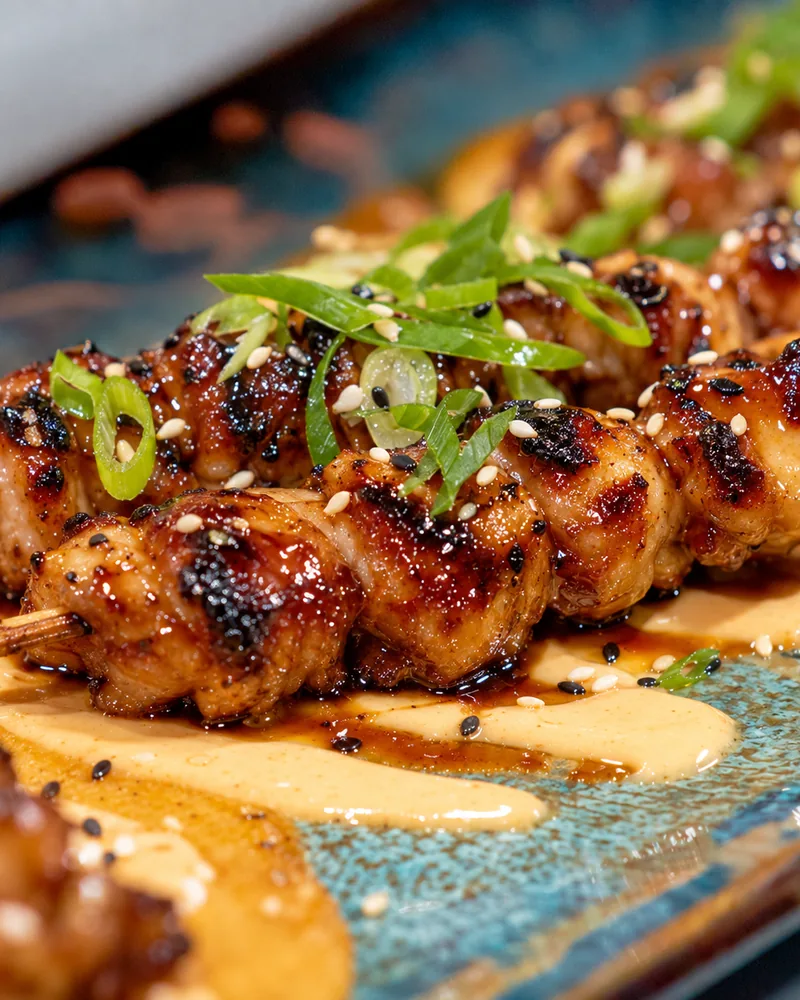
#> input picture src/assets/photos/yakitori.webp, 800 x 1000 px, given in place of yakitori.png, which was not available
$ python build-photos.py
#> lines starting #> are read from the running program, lines starting #| are printed output that depends on the picture; pictures that were not available may be replaced by others from this repository, and a replacement may not be noted
#> in load, returned value is the input picture: PIL image 800x1000 RGB; mean R, G, B 143.7, 108.6, 68.4
"""
Genera las fotografías del menú en WebP 4:5 dentro de src/assets/photos/.

Las fuentes son las fotos que el propio Tío Navaja entregó para el brochure
de boquitas. Sólo se usan platos que aparecen igual en el menú corporativo;
las fuentes no se versionan aquí para no inflar el repo, así que el script
las busca donde suelen estar. Si están en otro sitio:

    TN_BOQUITAS_SRC=/ruta/a/assets-src python3 assets-src/build-photos.py

Los originales sin recortar del cliente están en ~/Desktop/TN_Brochures/Boquitas,
pero con otros nombres: la fuente que usa este script es la carpeta `assets-src`
del proyecto tio-navaja-boquitas.

Uso:  python3 assets-src/build-photos.py
"""
from PIL import Image
import os
import sys

HERE = os.path.dirname(os.path.abspath(__file__))
CLIENTES = os.path.expanduser(
    '~/Library/Mobile Documents/com~apple~CloudDocs/IA/Clientes'
)
CANDIDATES = [
    os.environ.get('TN_BOQUITAS_SRC'),
    os.path.join(HERE, '..', '..', 'tio-navaja-boquitas', 'assets-src'),
    os.path.join(CLIENTES, 'PARA PRUEBAS', 'tio-navaja-boquitas', 'assets-src'),
    os.path.join(CLIENTES, 'TIO NAVAJA', 'tio-navaja-boquitas', 'assets-src'),
]
SRC = next((c for c in CANDIDATES if c and os.path.isdir(c)), None)
if SRC is None:
    sys.exit(
        'No encuentro las fotos fuente. Pasa la carpeta con TN_BOQUITAS_SRC=...\n'
        'Buscadas:\n  ' + '\n  '.join(c for c in CANDIDATES if c)
    )

OUT = os.path.join(HERE, '..', 'src', 'assets', 'photos')
os.makedirs(OUT, exist_ok=True)

TARGET = (800, 1000)  # 4:5, suficiente para la tarjeta y el modal en retina


def crop_45(im, box=None, anchor=0.5):
    """Recorta a 4:5. `anchor` mueve el encuadre vertical (0 = arriba)."""
#> called with anchor = 0.5
    if box:
        im = im.crop(box)
    w, h = im.size
#> w = 800; h = 1000
    if w / h > 0.8:                      # sobra ancho
        nw = round(h * 0.8)
        left = round((w - nw) / 2)
        im = im.crop((left, 0, left + nw, h))
    else:                                # sobra alto
        nh = round(w / 0.8)
#> nh = 1000
        top = max(0, min(h - nh, round((h - nh) * anchor)))
#> top = 0
        im = im.crop((0, top, w, top + nh))
    return im.resize(TARGET, Image.LANCZOS)


def save(im, name):
#> called with name = 'yakitori'
    path = os.path.join(OUT, f'{name}.webp')
    im.save(path, 'WEBP', quality=82, method=6)
    print(f'{name}.webp  {os.path.getsize(path) // 1024} kB')
#| yakitori.webp  115 kB


def load(n):
    return Image.open(os.path.join(SRC, n)).convert('RGB')


# ── Platos con foto propia ───────────────────────────────────────────────
save(crop_45(load('yakitori.png')), 'yakitori')
save(crop_45(load('carimanola.png')), 'carimanola')
#> call 2 of load, with n = 'carimanola.png'
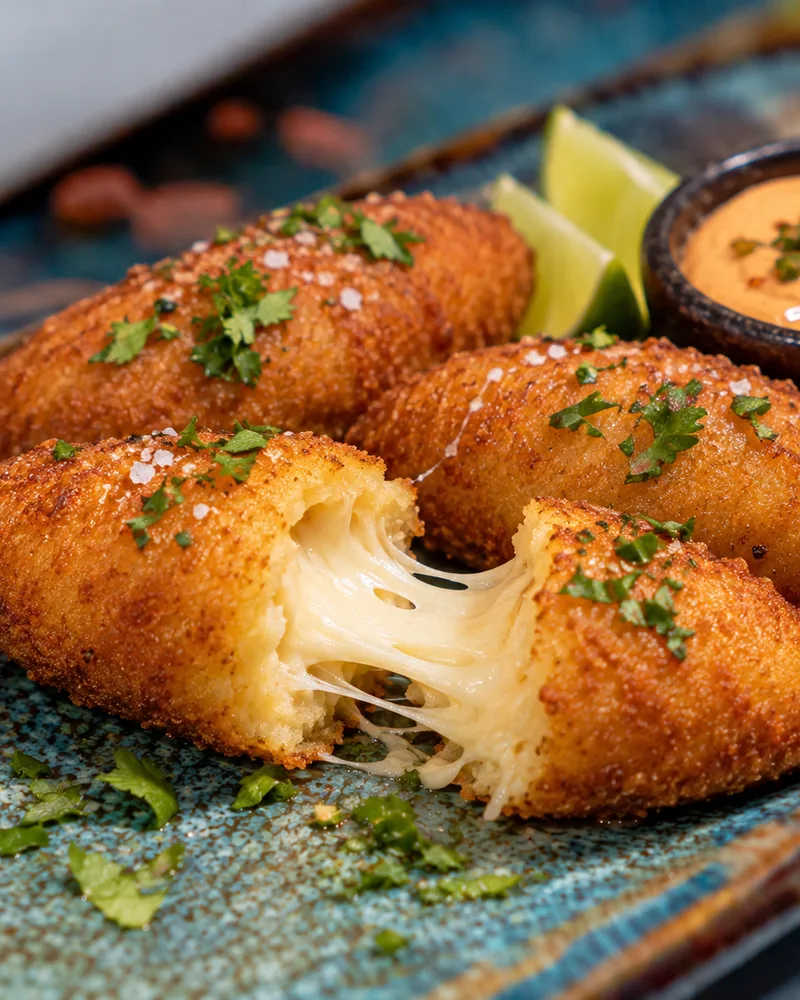
#> input picture src/assets/photos/carimanola.webp, 800 x 1000 px, given in place of carimanola.png, which was not available
#> in load, returned value is the input picture: PIL image 800x1000 RGB; mean R, G, B 138.6, 104.1, 64.8
#| carimanola.webp  107 kB
save(crop_45(load('tostadas-jamon-serrano.png')), 'tostadas')
#> call 3 of load, with n = 'tostadas-jamon-serrano.png'
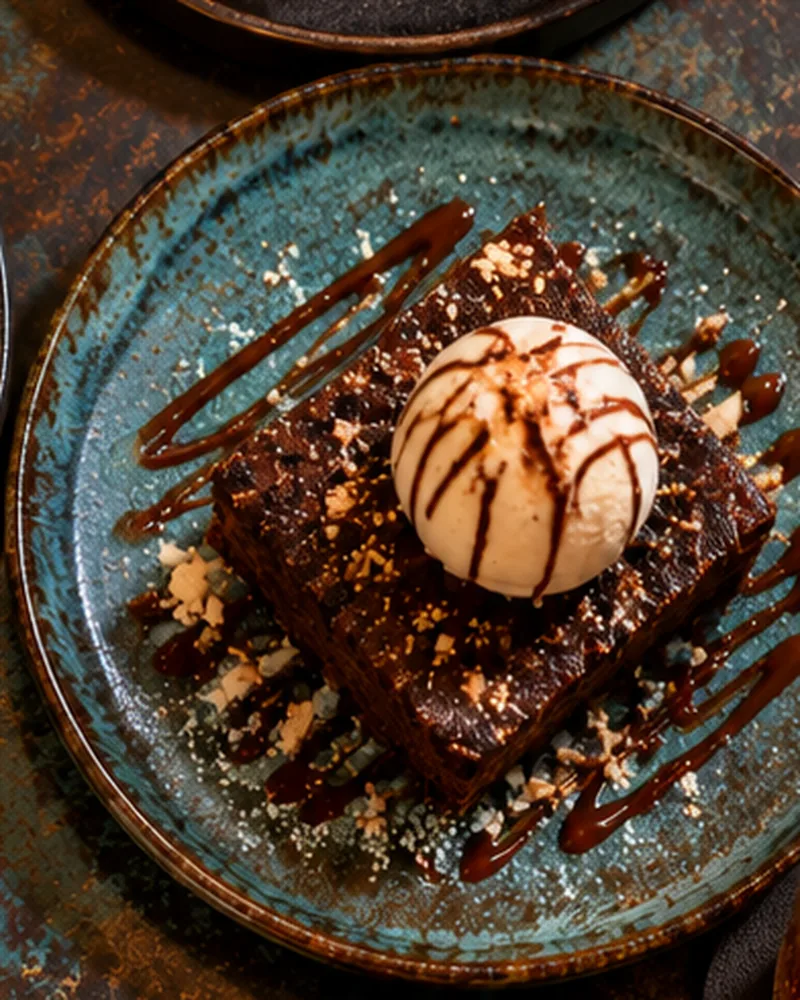
#> input picture src/assets/photos/brownie.webp, 800 x 1000 px, given in place of tostadas-jamon-serrano.png, which was not available
#> in load, returned value is the input picture: PIL image 800x1000 RGB; mean R, G, B 79.4, 62.6, 47.7
#| tostadas.webp  113 kB

# ── Los seis postres salen de una misma foto cenital (941x1672) ──────────
postres = load('postres.png')
#> call 4 of load, with n = 'postres.png'
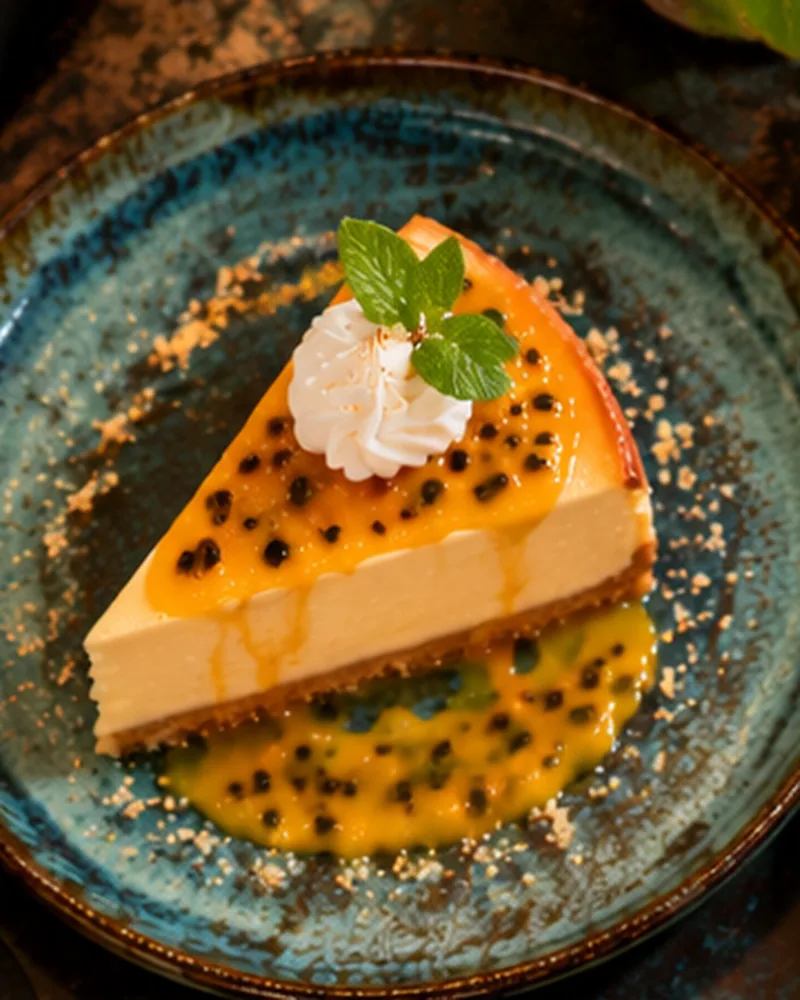
#> input picture src/assets/photos/cheesecake.webp, 800 x 1000 px, given in place of postres.png, which was not available
#> in load, returned value is the input picture: PIL image 800x1000 RGB; mean R, G, B 108.8, 85.8, 45.3
CROPS = {
    'cheesecake': (40, 110, 520, 560),
    'mousse': (480, 240, 941, 700),
    'tres-leches': (20, 560, 540, 1050),
    'brownie': (470, 640, 941, 1130),
    'tartaletas': (0, 1030, 480, 1560),
    'flan': (460, 1130, 941, 1640),
}
for name, box in CROPS.items():
    save(crop_45(postres, box), name)
#> this loop made 6 passes
#| cheesecake.webp  38 kB
#| mousse.webp  29 kB
#| tres-leches.webp  35 kB
#| brownie.webp  24 kB
#| tartaletas.webp  1 kB
#| flan.webp  1 kB
#> pass 1, in crop_45 (call 4), `im = im.crop(box)`:
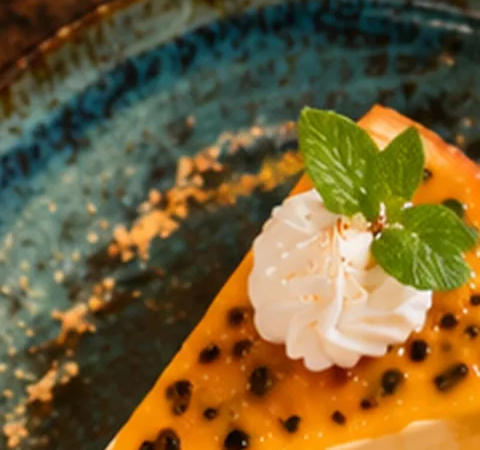
#> im: PIL image 480x450 RGB; mean R, G, B 116.5, 96.3, 53
#> pass 1, in crop_45 (call 4), `im = im.crop((left, 0, left + nw, h))`:
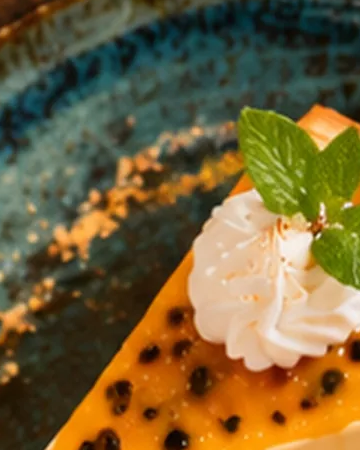
#> im: PIL image 360x450 RGB; mean R, G, B 116.8, 96.6, 54.4
#> pass 2, in crop_45 (call 5), `im = im.crop(box)`:
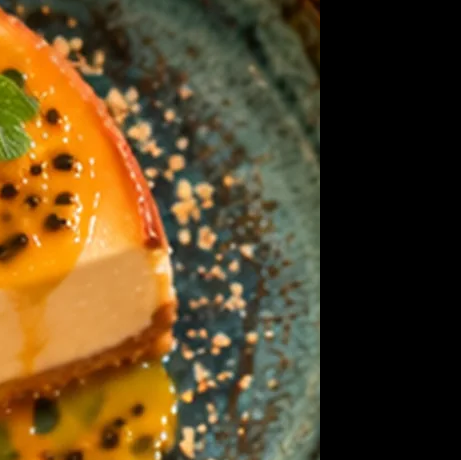
#> im: PIL image 461x460 RGB; mean R, G, B 93, 70.9, 35.4
